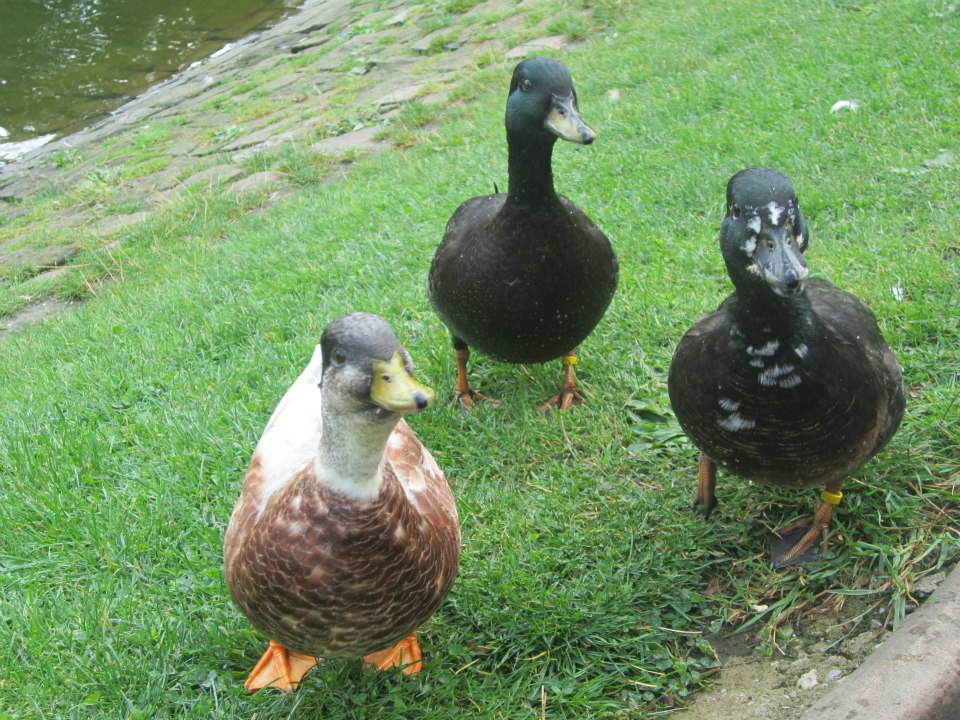
#> input picture ducks.jpg, 960 x 720 px
$ jupyter execute --allow-errors Image_convolution.ipynb
#> lines starting #> are read from the running program, lines starting #| are printed output that depends on the picture
[cell 1]
import numpy as np
import scipy as sp
import itertools as it
import matplotlib.pyplot as plt
from scipy import signal
from matplotlib.animation import FuncAnimation

[cell 2]
def RGB_convolve(image,kern):
    #Convolve and RGB image with a kernel Kern
    image2 = np.empty_like(image)
    for dim in range (image.shape[-1]):
        image2[:,:, dim] = sp.signal.convolve2d(image[:,:, dim],
                                                   kern,
                                                   mode ="same",
                                                   boundary = "symm")
    return image2


def RGB2RGBA(image, fill_value = 1):
    #Add alpha channel to RGB image
    image2 = np.copy(image)
    if image.shape[-1] >= 4:
        return image
        image2 = np.full(shape= (*image.shape[:-1],4),
                         fill_value= fill_value,
                         dtype= image.dtype)
        image2[:,:,:-1] = image/255.
    return image2

FPS  =30 #Frame per Second
T = 10 # Total
FTOTAL =FPS*T
plt.rcParams["figure.figsize"] = (14,7)

FNAME = "ducks.jpg"


KERNELS = {"Edge Detection 3x3": np.array([[-1, -1, -1], [-1, 8, -1], [-1, -1, -1]]),
           "Sharpen 3x3": np.array([[0, -1, 0], [-1, 5, -1], [0, -1, 0]])}


kernel_name = "Edge Detection 3x3"
kernel = KERNELS[kernel_name]
im_data = plt.imread(FNAME).astype(np.float64) / 255.0
im_filtered = RGB_convolve(im_data,kernel)
#> after the loop in RGB_convolve, `for dim in range (image.shape[-1]):`:
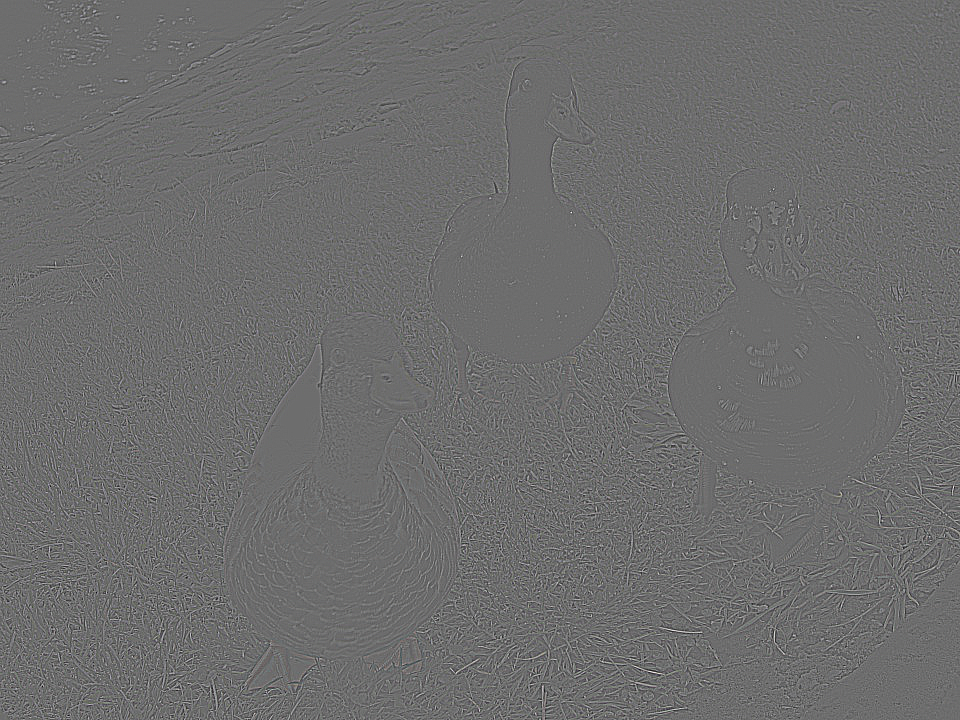
#> image2: shape (720, 960, 3) float64; mean R, G, B 5.59e-18, 7.7e-18, 5.44e-18; drawn with min black and max white
im_display = np.copy(im_data)

fig, (axL, axR) = plt.subplots(ncols = 2, tight_layout = True)
fig.suptitle(kernel_name)


#axL.imshow(im_data)
#axR.imshow(im_filtered)
#axR.imshow(im_display)

imL = axL.imshow(im_data)
#axR.imshow(im_filtered)
immR= axR.imshow(im_display)

indices = list(it.product(range(im_data.shape[0]), range(im_data.shape[1])))
Nic = int(len(indices)/FTOTAL)  # Number of increment
#> Nic = 2304
#> in RGB2RGBA, `arr2 = np.full(shape=(*arr.shape[:-1], 4), fill_value=fill_value, dtyp..`: arr2: shape (720, 960, 4) float64; every value is 1
def init_plot():
    axR.imshow(im_data)
    return(imR,)

def update_plot(frame):
    for i in range(frame, frame + Ninc):
        if i >= len(indices):
            break
        idx_x, idx_y = indices[i]
        im_display[idx_x, idx_y, :] = im_filtered[idx_x, idx_y, :]

    imR.set_data(im_display)
    return (imR,)


#> (the rest of this cell did not finish here and is left out)

[cell 3]
plt.style.use('dark_background')  # comment out for "light" theme
plt.rcParams["font.size"] = 12

plt.rcParams["figure.figsize"] = (12, 7)


def RGB_convolve(im1, kern):
    im2 = np.empty_like(im1)
    for dim in range(im1.shape[-1]):  # loop over rgb channels
        im2[:, :, dim] = sp.signal.convolve2d(im_data[:, :, dim],
                                              kern,
                                              mode="same",
                                              boundary="symm")
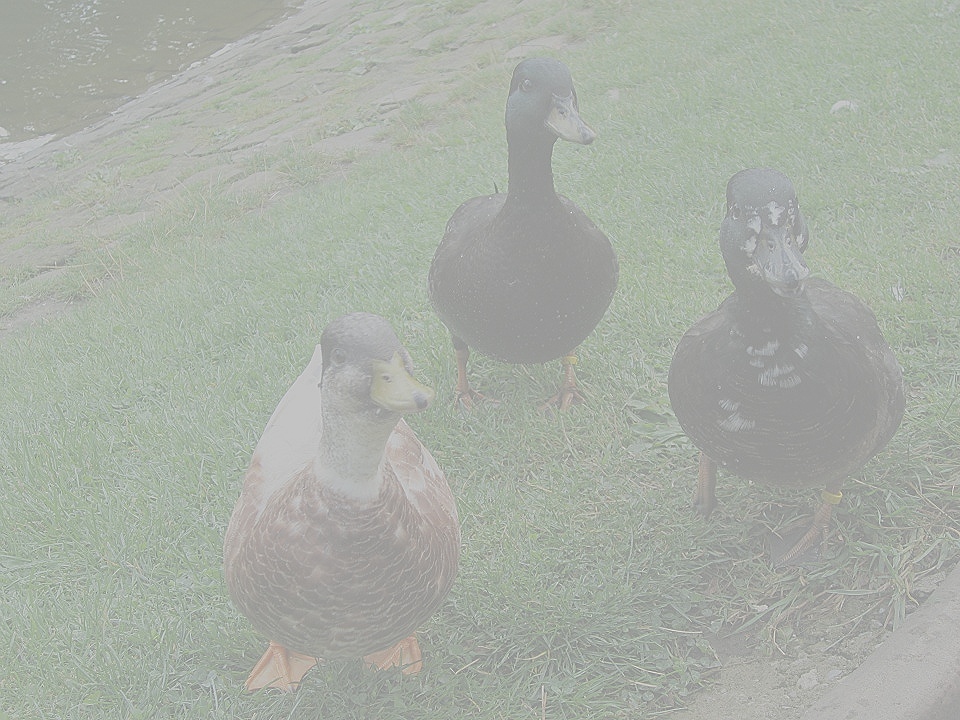
#> im2: shape (720, 960, 4) float64; mean R, G, B, A 0.46, 0.578, 0.395, 1; transparent parts drawn white
    return im2


def RGB2RGBA(arr, fill_value=1):
  # Add an alpha channel to an RGB array
    if arr.shape[-1] >= 4:
        return arr
    arr2 = np.full(shape=(*arr.shape[:-1], 4),
                   fill_value=fill_value,
                   dtype=arr.dtype)
    arr2[:, :, :-1] = arr/255.
    return arr2


# FNAME = "blurryA.png"
FNAME = "ducks.jpg"

T = 10  # seconds
FPS = 30
FTOTAL = T*FPS  # total number of frames

KERNELS = {"Edge Detection 3x3": np.array([[-1, -1, -1], [-1, 8, -1], [-1, -1, -1]]),
           "Sharpen 3x3": np.array([[0, -1, 0], [-1, 5, -1], [0, -1, 0]])}

kernel_name = "Sharpen 3x3"
# kernel_name = "Edge Detection 3x3"
kernel = KERNELS[kernel_name]

im_data = RGB2RGBA(plt.imread(FNAME).astype(float))

im_filtered = RGB_convolve(im_data, kernel)
im_filtered[:, :, -1] = 1

im_display = np.copy(im_data)

# im_filtered[:,:,:-1] -= np.min(np.sum(im_filtered[:,:,:-1], axis = 2))

# Normalise to white
# im_filtered[:,:,:-1] -= np.min(im_filtered[:,:,:-1])
# im_filtered[:,:,:-1] /= 1/3 * np.max(np.sum(im_filtered[:,:,:-1], axis = 2))

# Normalise to individual RGB

# im_filtered[:,:,:-1] -= np.min(im_filtered[:,:,:-1])
# im_filtered[:,:,:-1] /= np.max(im_filtered[:,:,:-1])

fig, (axL, axR) = plt.subplots(ncols=2, constrained_layout=True)
fig.suptitle(kernel_name)
imL = axL.imshow(im_data, interpolation="none")  # remove interpolation=...
imR = axR.imshow(im_data, interpolation="none")  # remove interpolation=...
axR.set_xlim(axL.get_xlim()), axR.set_ylim(axL.get_ylim())
axL.axis('off'), axR.axis('off')
imR.set_clim([0, 1])

indices = list(it.product(
    range(im_filtered.shape[0]), range(im_filtered.shape[1])))

Ninc = int(len(indices) / FTOTAL)  # increment
#> Ninc = 2304


def init_plot():
    # imR.set_data(im_data)
    return (imR,)


def update_plot(frame):
    for i in range(frame, frame + Ninc):
        if i >= len(indices):
            break
        idx_x, idx_y = indices[i]
        im_display[idx_x, idx_y, :] = im_filtered[idx_x, idx_y, :]

    imR.set_data(im_display)
    return (imR,)


if __name__ == "__main__":

    ani = FuncAnimation(fig, func=update_plot, init_func=init_plot, interval=1000/FPS,
                        frames=range(0, len(indices), Ninc), repeat=False, blit=True)
    plt.show()
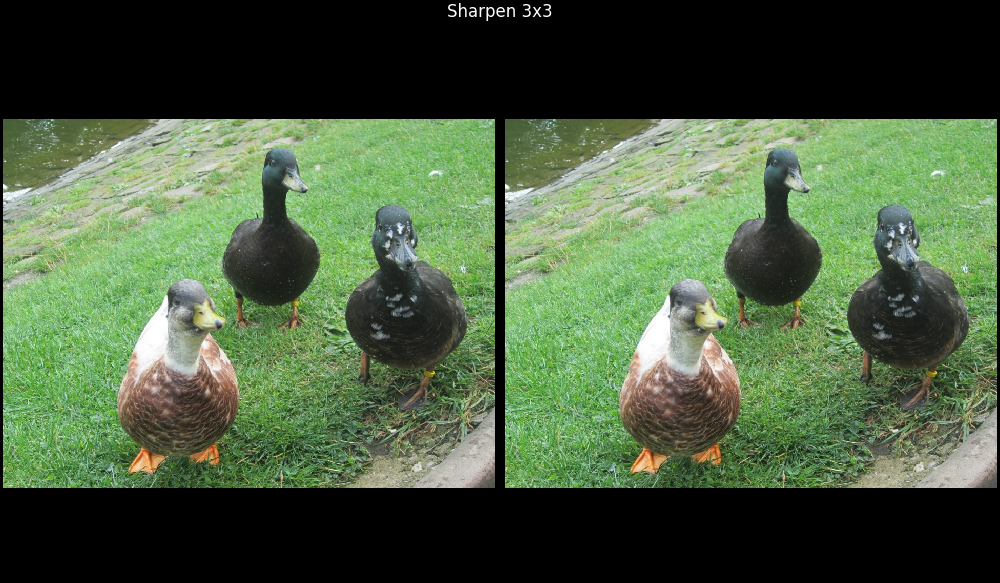
#> figure drawn by matplotlib, 2 panels
